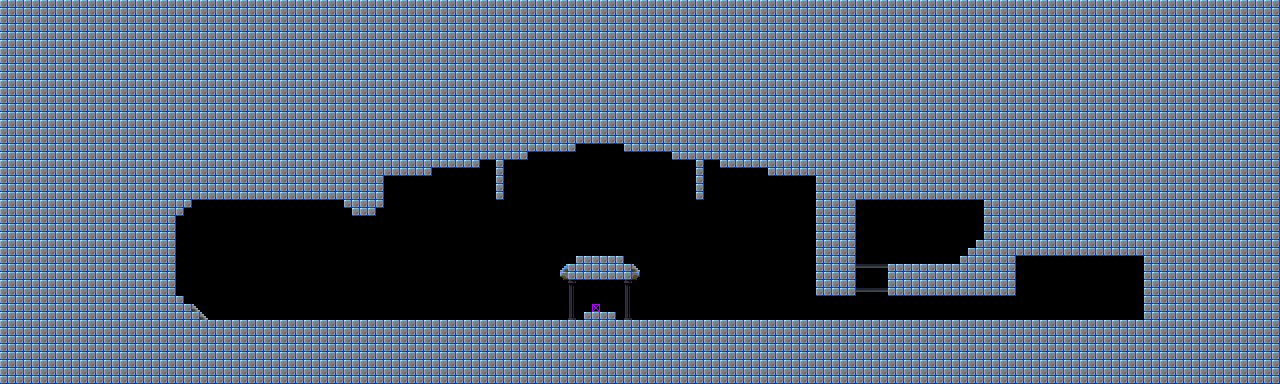

A 2D game scene composited from a Tiled map and its tileset images. What follows is a short description and the map's XML, with each tile layer's data collapsed to a summary:
An orthogonal 160x48 tile map with 8x8 px tiles, 1 tile layer (Rutelag 1).

<map version="1.2" tiledversion="1.2.3" orientation="orthogonal" renderorder="right-down" width="160" height="48" tilewidth="8" tileheight="8" infinite="0" nextlayerid="3" nextobjectid="1">
 <tileset firstgid="1" name="Git" tilewidth="8" tileheight="8" tilecount="256" columns="8">
  <image source="../src/public/assets/img/tileSet.png" width="64" height="256" />
 </tileset>
 <layer id="2" name="Rutelag 1" width="160" height="48">
  <data>[7680 cells, 6196 non-empty, 27 distinct tile ids]</data>
 </layer>
</map>